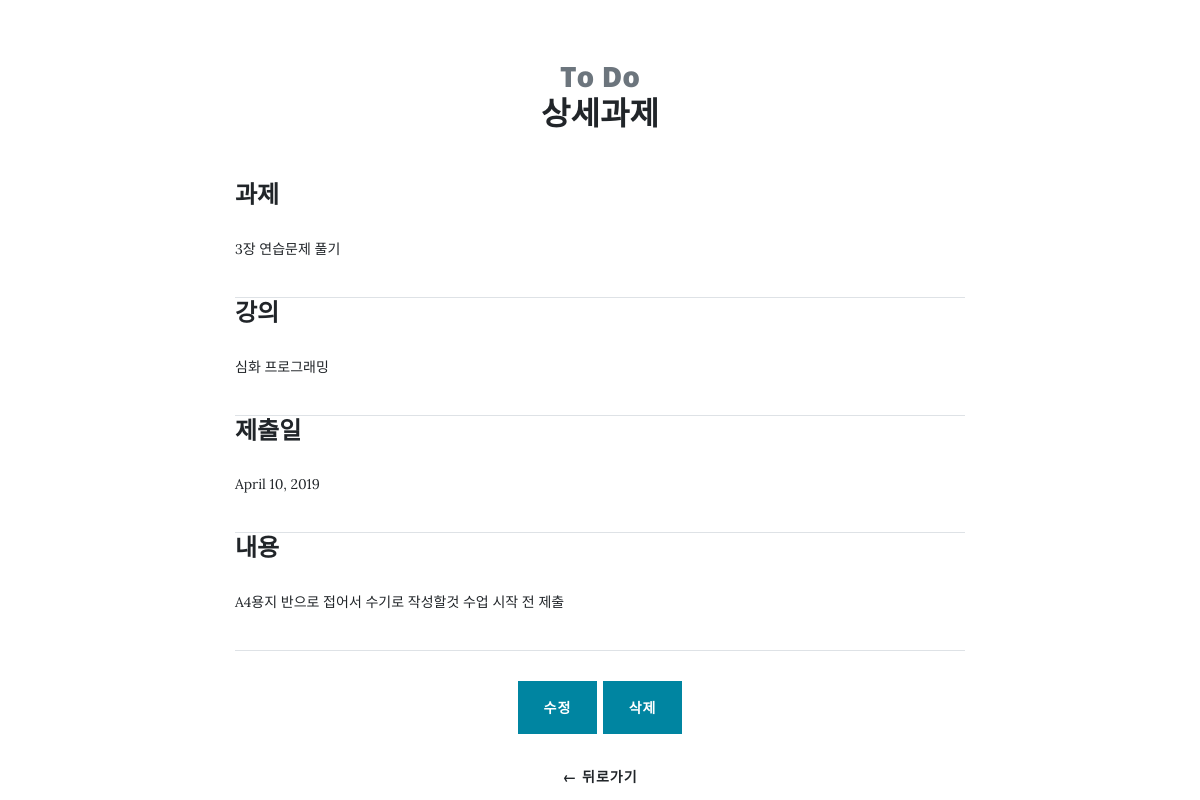
/assignments/detail/3/, run on an earlier commit of the app's database.
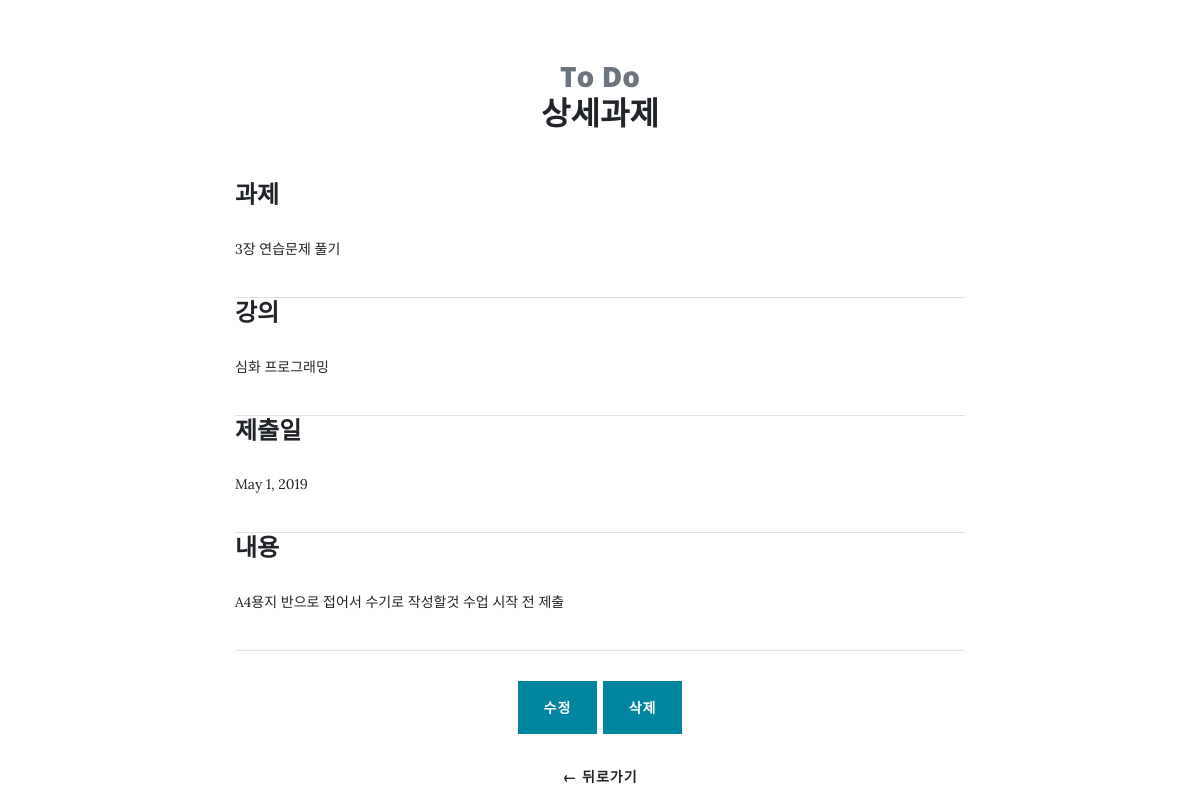
And on a later commit of the database.
### assignments/models.py (models this page shows, shortened)
class Assignment(models.Model):
    id = models.AutoField(primary_key=True)
    name = models.CharField(max_length=100)
    course = models.CharField(max_length=100)
    submission_date = models.DateField()
    content = models.TextField()
    finish = models.BooleanField()
    created_at = models.DateTimeField(auto_now_add=True)
    updated_at = models.DateTimeField(auto_now=True)

### assignments/views.py (the view)
# urls.py: path('detail/<int:id>/', views.detail, name="detail"),
def detail(request, id):
    item = get_object_or_404(Assignment, pk=id)
    return render(request, 'assignments/detail.html', {'item': item})

### assignments/templates/assignments/detail.html (shortened to what this page needs)
{% extends 'base.html' %}
{% load staticfiles %}
{% block content %}
 <br><br>
 <div class="container">
    <div class="content-section-heading text-center">
        <h3 class="text-secondary mb-0">To Do</h3>
        <h2 class="mb-5">상세과제</h2>
    </div>
    <div class="row">
        <div class="col-lg-8 col-md-10 mx-auto">
            <form method="POST" name="editMessage" id="contactForm" novalidate>
            <div class="control-group">
                <div class="form-group floating-label-form-group controls">
                <h4>과제</h4>
                <p>{{item.name}}</p>
                </div>
            </div>
            <div class="control-group">
                <div class="form-group floating-label-form-group controls">
                <h4>강의</h4>
                <p>{{item.course}}</p>
                </div>
            </div>
            <div class="control-group">
                <div class="form-group col-xs-12 floating-label-form-group controls">
                <h4>제출일</h4>
                <p>{{item.submission_date}}</p>
                </div>
            </div>
            <div class="control-group">
                <div class="form-group floating-label-form-group controls">
                <h4>내용</h4>
                <p>{{item.content}}</p>
                </div>
            </div>
            <br>
            <div class="form-group text-center">
                <a class="btn btn-primary" href="{% url 'edit' item.id %}">수정</a>
                <a class="btn btn-primary" href="{% url 'delete' item.id %}">삭제</a>
            </div>
            <div class="clearfix text-center">
                <a class="btn" href="{% url 'list' %}">&larr; 뒤로가기</a>
            </div>
        </div>
        </div>
</div>
 {% endblock %}

### templates/base.html (shortened to what this page needs)
{% load staticfiles %}
<!DOCTYPE html>
<html lang="en">
<head>
  <link href='{% static "vendor/bootstrap/css/bootstrap.min.css" %}' rel="stylesheet">
  <link href='{% static "css/clean-blog.min.css" %}' rel="stylesheet">
</head>
<body>
  <nav class="navbar navbar-expand-lg navbar-light fixed-top" id="mainNav">
    <div class="container">
      <a class="navbar-brand" href="{% url 'main' %}">TO DO LIST</a>
    </div>
  </nav>
  {% block content %}
  {% endblock %}
</body>
</html>

What changed in the data, as far as the page shows it:
changed Assignment "3장 연습문제 풀기": submission_date "April 10, 2019" → "May 1, 2019"
